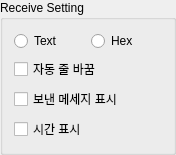
      <widget class="QGroupBox" name="groupBox_receive_setting">
       <property name="sizePolicy">
        <sizepolicy hsizetype="Minimum" vsizetype="Fixed">
         <horstretch>0</horstretch>
         <verstretch>0</verstretch>
        </sizepolicy>
       </property>
       <property name="maximumSize">
        <size>
         <width>176</width>
         <height>116</height>
        </size>
       </property>
       <property name="title">
        <string>Receive Setting</string>
       </property>
       <layout class="QGridLayout" name="gridLayout_6">
        <item row="4" column="0" colspan="2">
         <widget class="QCheckBox" name="checkBox">
          <property name="text">
           <string>자동 줄 바꿈</string>
          </property>
         </widget>
        </item>
        <item row="5" column="0">
         <widget class="QCheckBox" name="checkBox_3">
          <property name="text">
           <string>보낸 메세지 표시</string>
          </property>
         </widget>
        </item>
        <item row="6" column="0">
         <widget class="QCheckBox" name="checkBox_2">
          <property name="text">
           <string>시간 표시</string>
          </property>
         </widget>
        </item>
        <item row="0" column="0" colspan="2">
         <layout class="QHBoxLayout" name="horizontalLayout_2">
          <property name="sizeConstraint">
           <enum>QLayout::SetFixedSize</enum>
          </property>
          <item>
           <widget class="QRadioButton" name="radioButton">
            <property name="text">
             <string>Text</string>
            </property>
           </widget>
          </item>
          <item>
           <widget class="QRadioButton" name="radioButton_2">
            <property name="text">
             <string>Hex</string>
            </property>
           </widget>
          </item>
         </layout>
        </item>
       </layout>
      </widget>
